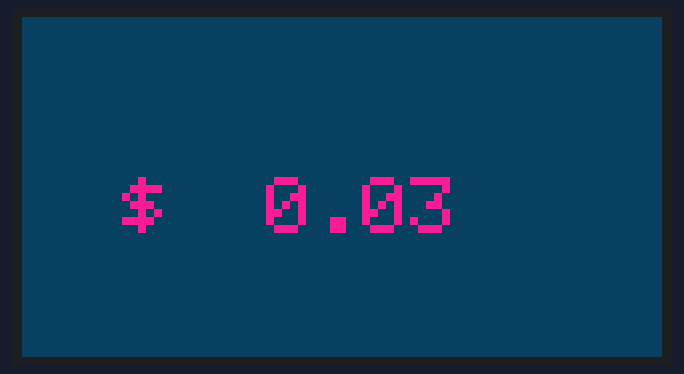
Recording of a sketch running on a simulated ESP32. On the bench: 320×170 colour display.

Above: at 1.3 s.
At 5.3 s:
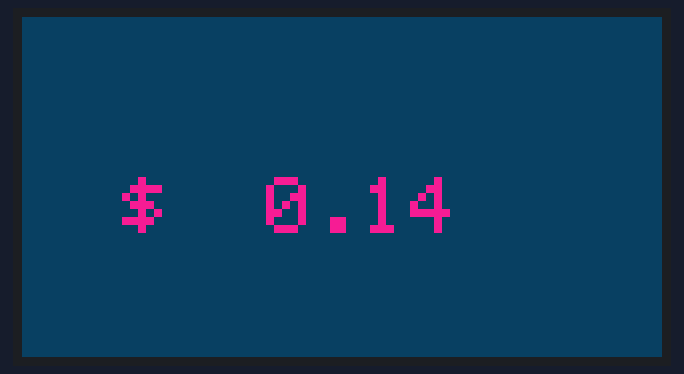
At 10.3 s:
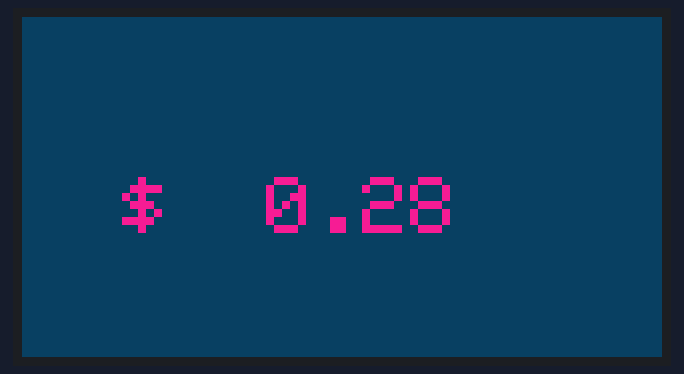
At 19.3 s:
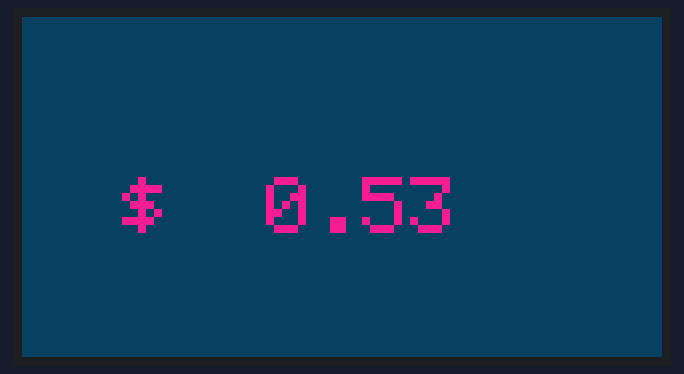
At 28.3 s:
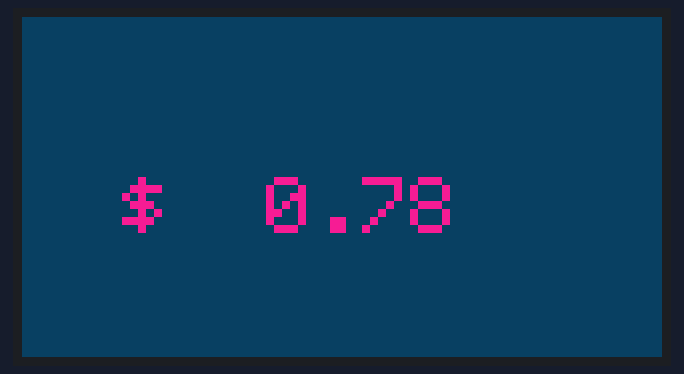
At 38.3 s:
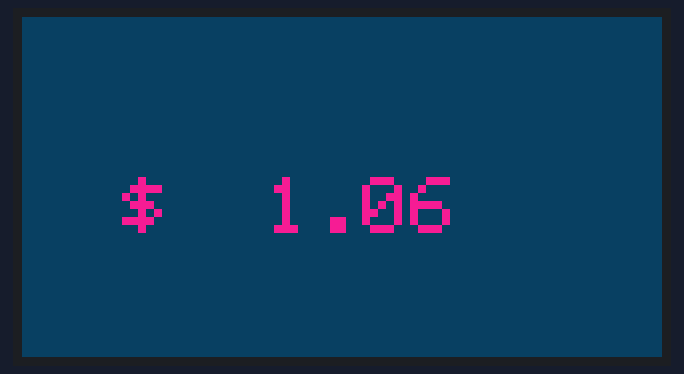

The sketch:

groq_llama-3.3-70b-versatile_rep2.ino
```cpp
#include <LovyanGFX.hpp>
#define LGFX_USE_V1

class LGFX : public lgfx::LGFX_Device {
  lgfx::Panel_ST7789 _panel;
  lgfx::Bus_SPI _bus;
  lgfx::Light_PWM _light;
public:
  LGFX() {
    { auto cfg = _bus.config();
      cfg.spi_host = SPI2_HOST;
      cfg.spi_mode = 0;
      cfg.freq_write = 50000000;
      cfg.freq_read = 16000000;
      cfg.spi_3wire = false;
      cfg.use_lock = true;
      cfg.dma_channel = SPI_DMA_CH_AUTO;
      cfg.pin_sclk = 12;
      cfg.pin_mosi = 11;
      cfg.pin_miso = -1;
      cfg.pin_dc = 13;
      _bus.config(cfg);
      _panel.setBus(&_bus);
    }
    { auto cfg = _panel.config();
      cfg.pin_cs = 10;
      cfg.pin_rst = 9;
      cfg.pin_busy = -1;
      cfg.panel_width = 170;
      cfg.panel_height = 320;
      cfg.offset_x = 35;
      cfg.offset_y = 0;
      cfg.offset_rotation = 2;
      cfg.readable = false;
      cfg.invert = true;
      cfg.rgb_order = false;
      cfg.dlen_16bit = false;
      cfg.bus_shared = false;
      _panel.config(cfg);
    }
    { auto cfg = _light.config();
      cfg.pin_bl = 8;
      cfg.invert = false;
      cfg.freq = 44100;
      cfg.pwm_channel = 7;
      _light.config(cfg);
      _panel.setLight(&_light);
    }
    setPanel(&_panel);
  }
};

LGFX tft;
unsigned long meetingStart;
unsigned long lastUpdate;
const unsigned long updateInterval = 1000;
const float hourlyRate = 100.0;
const float costPerSecond = hourlyRate / 3600.0;
float currentCost = 0.0;

void setup() {
  Serial.begin(115200);
  tft.init();
  tft.setRotation(1);
  tft.setBrightness(180);
  meetingStart = millis();
  lastUpdate = meetingStart;
}

void loop() {
  unsigned long now = millis();
  if (now - lastUpdate >= updateInterval) {
    lastUpdate = now;
    currentCost += costPerSecond;
    tft.fillScreen(0x090A0C);
    tft.setTextColor(0xEEF0F2);
    tft.setTextSize(4);
    char costStr[10];
    dtostrf(currentCost, 6, 2, costStr);
    tft.setCursor(50, 80);
    tft.print("$");
    tft.print(costStr);
    tft.display();
  }
}
```

Measured:
- what the display in image 0 shows lasts 1.0 s, from 1.2 s to 2.2 s
